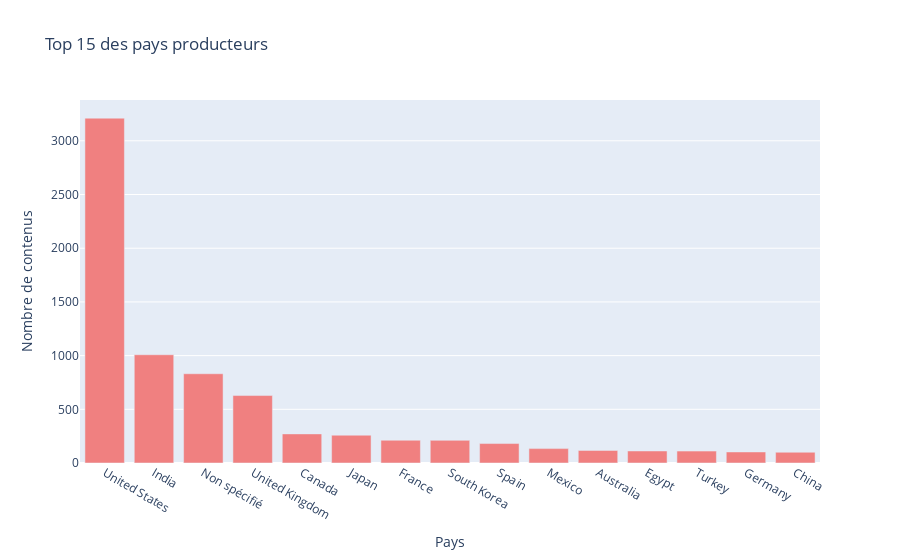

This figure's notebook cell:
### Code cell
country_data = df['primary_country'].value_counts().head(15).reset_index()
country_data.columns = ['Pays', 'Count']
fig = px.bar(country_data, x='Pays', y='Count',
             title='Top 15 des pays producteurs',
             labels={'Count': 'Nombre de contenus'},
             color_discrete_sequence=['lightcoral'])
fig.write_html('interactive_countries.html')
fig.show()

### Figure 1 — Plotly figure (JSON) as saved in the notebook; plotly's stock layout.template omitted (floating-point values rounded to 4 significant figures)
{"data": [{"alignmentgroup": "True", "hovertemplate": "Pays=%{x}<br>Nombre de contenus=%{y}<extra></extra>", "legendgroup": "", "marker": {"color": "lightcoral", "pattern": {"shape": ""}}, "name": "", "offsetgroup": "", "orientation": "v", "showlegend": false, "textposition": "auto", "type": "bar", "x": ["United States", "India", "Non spécifié", "United Kingdom", "Canada", "Japan", "France", "South Korea", "Spain", "Mexico", "Australia", "Egypt", "Turkey", "Germany", "China"], "xaxis": "x", "y": [3211, 1008, 831, 628, 271, 259, 212, 211, 181, 134, 117, 112, 111, 103, 100], "yaxis": "y"}], "layout": {"barmode": "relative", "legend": {"tracegroupgap": 0}, "title": {"text": "Top 15 des pays producteurs"}, "xaxis": {"anchor": "y", "domain": [0, 1], "title": {"text": "Pays"}}, "yaxis": {"anchor": "x", "domain": [0, 1], "title": {"text": "Nombre de contenus"}}}}
